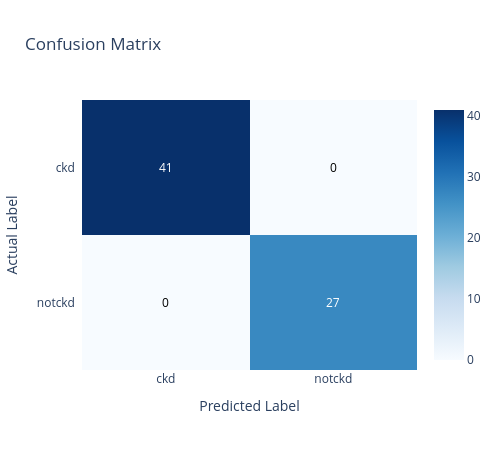

Notebook code for this chart:
### Code cell
import plotly.figure_factory as ff
import plotly.graph_objects as go

import numpy as np

# --- After predictions ---
 
labels =  ["ckd", "notckd"]

cm = confusion_matrix(y_test, y_pred)

# --- Plotly Heatmap ---
fig1 = ff.create_annotated_heatmap(
    z=cm,
    x=list(labels),           # predicted (columns)
    y=list(labels),            # actual (rows)
    annotation_text=cm,        # show numbers in cells
    colorscale="Blues",
    showscale=True,
)

# --- Labels ---
fig1.update_layout(
    title="Confusion Matrix",
    xaxis=dict(title="Predicted Label", side="bottom"),
    yaxis=dict(title="Actual Label", autorange="reversed"),  # top-to-bottom
    width=500,
    height=450,
)

fig1.show()

### Figure 1 — Plotly figure (JSON) as saved in the notebook; plotly's stock layout.template omitted (floating-point values rounded to 4 significant figures)
{"data": [{"colorscale": [[0, "rgb(247,251,255)"], [0.125, "rgb(222,235,247)"], [0.25, "rgb(198,219,239)"], [0.375, "rgb(158,202,225)"], [0.5, "rgb(107,174,214)"], [0.625, "rgb(66,146,198)"], [0.75, "rgb(33,113,181)"], [0.875, "rgb(8,81,156)"], [1, "rgb(8,48,107)"]], "reversescale": false, "showscale": true, "type": "heatmap", "x": ["ckd", "notckd"], "y": ["ckd", "notckd"], "z": [[41, 0], [0, 27]]}], "layout": {"annotations": [{"font": {"color": "#FFFFFF"}, "showarrow": false, "text": "41", "x": "ckd", "xref": "x", "y": "ckd", "yref": "y"}, {"font": {"color": "#000000"}, "showarrow": false, "text": "0", "x": "notckd", "xref": "x", "y": "ckd", "yref": "y"}, {"font": {"color": "#000000"}, "showarrow": false, "text": "0", "x": "ckd", "xref": "x", "y": "notckd", "yref": "y"}, {"font": {"color": "#FFFFFF"}, "showarrow": false, "text": "27", "x": "notckd", "xref": "x", "y": "notckd", "yref": "y"}], "height": 450, "title": {"text": "Confusion Matrix"}, "width": 500, "xaxis": {"dtick": 1, "gridcolor": "rgb(0, 0, 0)", "side": "bottom", "ticks": "", "title": {"text": "Predicted Label"}}, "yaxis": {"autorange": "reversed", "dtick": 1, "ticks": "", "ticksuffix": "  ", "title": {"text": "Actual Label"}}}}
